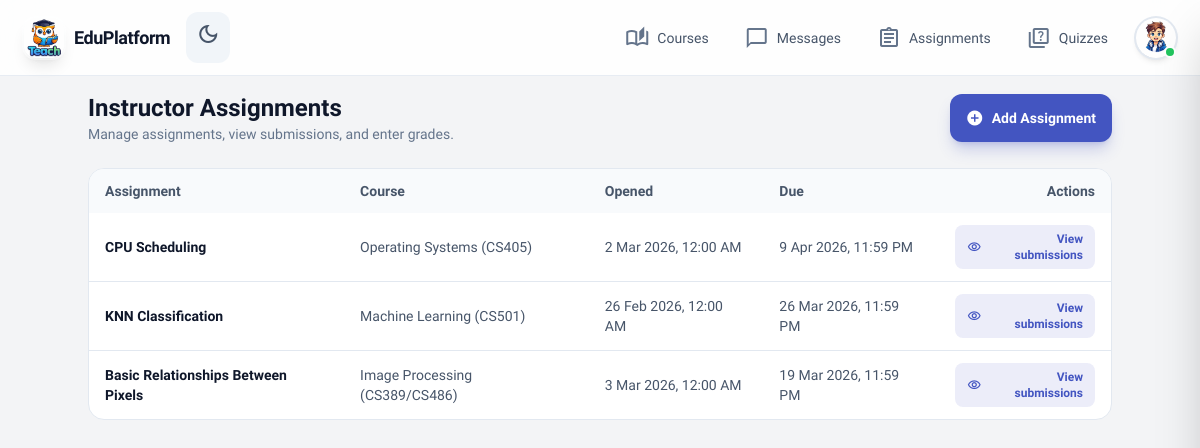
Page /instructor/assignments/ (signed in) on the earlier database version.
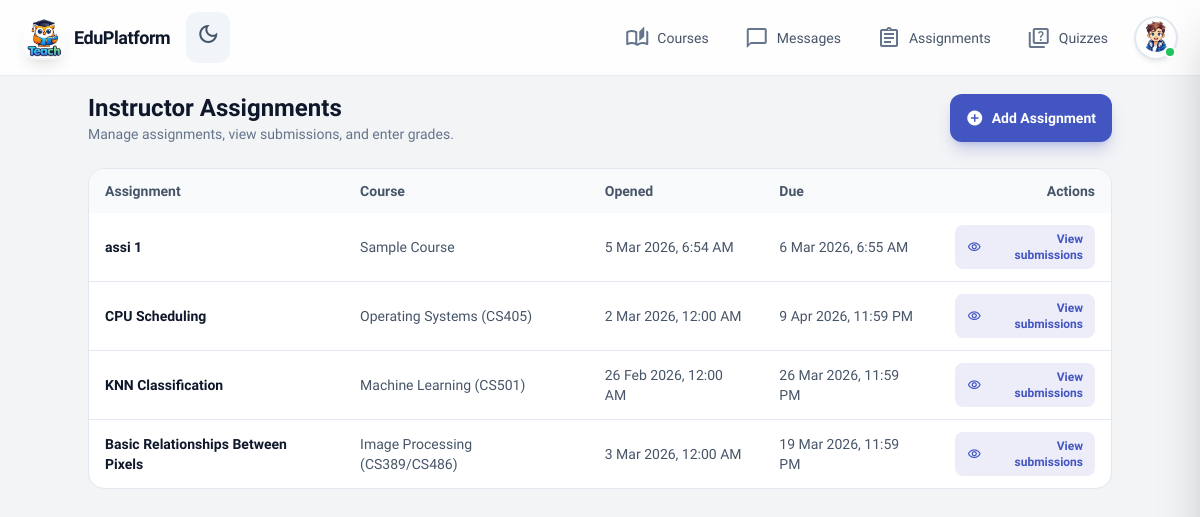
Same page on the later database version.
### teach/models.py (models this page shows, shortened)
class Assignment(models.Model):
    assignment_id = models.AutoField(primary_key=True)
    content = models.ForeignKey(
        CourseContent,
        on_delete=models.CASCADE,
        related_name='assignments',
        to_field='content_id'
    )
    description = models.TextField(blank=True, default='')
    learning_objectives = models.TextField(
        blank=True,
        default='',
        help_text='Bullet points describing what the student will learn.'
    )
    opened_at = models.DateTimeField(null=True, blank=True, help_text='When the assignment becomes available.')
    deadline = models.DateTimeField(help_text='Due date and time.')
    assignment_file = models.FileField(
        upload_to='assignments/files/',
        blank=True,
        null=True,
        help_text='Downloadable file (e.g. .docx, .pdf) uploaded by instructor.'
    )
    course_name_display = models.CharField(
        max_length=200,
        blank=True,
        default='',
        help_text='Course name shown on assignment page (e.g. Image Processing).'
    )
    course_code_display = models.CharField(
        max_length=100,
        blank=True,
        default='',
        help_text='Course code (e.g. CS389/CS486).'
    )
    created_at = models.DateTimeField(auto_now_add=True)
    class Meta:
        ordering = ['-created_at']

class CourseContent(models.Model):
    CONTENT_TYPE_CHOICES = [
        ('lesson', 'Lesson'),
        ('assignment', 'Assignment'),
        ('quiz', 'Quiz'),
    ]
    content_id = models.AutoField(primary_key=True)
    course = models.ForeignKey(
        Course,
        on_delete=models.CASCADE,
        related_name='contents',
        to_field='course_id'
    )
    title = models.CharField(max_length=200)
    content_type = models.CharField(
        max_length=20,
        choices=CONTENT_TYPE_CHOICES
    )
    order_index = models.PositiveIntegerField(default=1)
    is_locked = models.BooleanField(default=False)
    created_at = models.DateTimeField(auto_now_add=True)
    class Meta:
        ordering = ['order_index', 'created_at']
        unique_together = ['course', 'order_index']

class Course(models.Model):
    course_id = models.AutoField(primary_key=True)
    course_name = models.CharField(max_length=200)
    course_code = models.CharField(max_length=50, blank=True, default='')
    course_description = models.TextField(blank=True, default='')
    course_image = models.ImageField(
        upload_to='courses/images/',
        blank=True,
        null=True
    )
    GRADE_CHOICES = [
        ('1', 'Grade 1'), ('2', 'Grade 2'), ('3', 'Grade 3'),
        ('4', 'Grade 4'), ('5', 'Grade 5'), ('6', 'Grade 6'),
        ('7', 'Grade 7'), ('8', 'Grade 8'), ('9', 'Grade 9'),
        ('10', 'Grade 10'), ('11', 'Grade 11'), ('12', 'Grade 12'),
    ]
    DIVISION_CHOICES = [
        ('Science', 'Science'),
        ('Mathematics', 'Mathematics'),
        ('Literature', 'Literature'),
        ('General', 'General'),
    ]
    grade = models.CharField(max_length=10, choices=GRADE_CHOICES, blank=True, default='')
    division = models.CharField(max_length=20, choices=DIVISION_CHOICES, blank=True, default='')
    price = models.DecimalField(
        max_digits=10,
        decimal_places=2,
        default=Decimal('0.00'),
        validators=[MinValueValidator(Decimal('0.00'))]
    )
    is_active = models.BooleanField(default=True)
    created_at = models.DateTimeField(auto_now_add=True)
    class Meta:
        ordering = ['-created_at']

### teach/views.py (the view)
@login_required
def instructor_assignments_dashboard(request):
    if not _require_instructor(request.user):
        messages.error(request, "You do not have permission to access the instructor dashboard.")
        return redirect("instructor")
    assignments = (
        Assignment.objects
        .select_related("content", "content__course")
        .order_by("-created_at")[:100]
    )
    return render(
        request,
        "teach/instructor_assignments.html",
        {"assignments": assignments},
    )

### teach/context_processors.py (called while the page is built)
def unread_messages_count(request):
    if request.user.is_authenticated:
        count = Message.objects.filter(receiver=request.user, is_read=False).count()
        return {"unread_messages_count": count}
    return {"unread_messages_count": 0}

### teach/views.py (called while the page is built)
def _require_instructor(user):
    return user.is_staff or user.is_superuser

### templates/teach/instructor_assignments.html (shortened to what this page needs)
{% extends 'teach/base.html' %}
{% block main_class %}px-4 py-4 pb-24 md:pb-8{% endblock %}
{% block content %}
<div class="max-w-5xl mx-auto space-y-6">
  <div class="flex items-center justify-between gap-4">
    <div>
      <h1 class="text-2xl font-bold text-slate-900 dark:text-white">Instructor Assignments</h1>
      <p class="text-sm text-slate-500 dark:text-slate-400">
        Manage assignments, view submissions, and enter grades.
      </p>
    </div>
    <a href="{% url 'instructor_add_assignment' %}"
      class="inline-flex items-center gap-2 px-4 py-2.5 rounded-xl text-sm font-semibold text-white bg-primary hover:bg-primary/90 shadow-lg shadow-primary/25 transition-all duration-200 hover:scale-105">
      <span class="material-icons-outlined text-lg">add_circle</span>
      Add Assignment
    </a>
  </div>
  <div class="overflow-hidden rounded-2xl border border-slate-200 dark:border-slate-700 bg-white dark:bg-slate-900">
    <table class="min-w-full text-sm">
      <thead class="bg-slate-50 dark:bg-slate-800/80 text-slate-600 dark:text-slate-300">
        <tr>
          <th class="px-4 py-3 text-left font-semibold">Assignment</th>
          <th class="px-4 py-3 text-left font-semibold">Course</th>
          <th class="px-4 py-3 text-left font-semibold">Opened</th>
          <th class="px-4 py-3 text-left font-semibold">Due</th>
          <th class="px-4 py-3 text-right font-semibold">Actions</th>
        </tr>
      </thead>
      <tbody class="divide-y divide-slate-200 dark:divide-slate-700">
        {% for a in assignments %}
        <tr class="hover:bg-slate-50 dark:hover:bg-slate-800/60">
          <td class="px-4 py-3">
            <div class="font-semibold text-slate-900 dark:text-white">
              {{ a.content.title }}
            </div>
          </td>
          <td class="px-4 py-3 text-slate-600 dark:text-slate-400">
            {% if a.course_name_display or a.course_code_display %}
            {{ a.course_name_display }}{% if a.course_code_display %} ({{ a.course_code_display }}){% endif %}
            {% else %}
            {{ a.content.course.course_name }}
            {% endif %}
          </td>
          <td class="px-4 py-3 text-slate-600 dark:text-slate-400">
            {% if a.opened_at %}{{ a.opened_at|date:"j M Y, g:i A" }}{% else %}—{% endif %}
          </td>
          <td class="px-4 py-3 text-slate-600 dark:text-slate-400">
            {{ a.deadline|date:"j M Y, g:i A" }}
          </td>
          <td class="px-4 py-3 text-right">
            <a href="{% url 'instructor_assignment_submissions' a.assignment_id %}"
              class="inline-flex items-center gap-1 px-3 py-1.5 rounded-lg text-xs font-semibold bg-primary/10 text-primary hover:bg-primary/20">
              <span class="material-icons-outlined text-sm">visibility</span>
              View submissions
            </a>
          </td>
        </tr>
        {% endfor %}
      </tbody>
    </table>
  </div>
</div>
{% endblock %}

Differences in the rows shown:
added Assignment: content "assi 1", content.course.course_name "Sample Course", opened_at "5 Mar 2026, 6:54 AM", deadline "6 Mar 2026, 6:55 AM"
